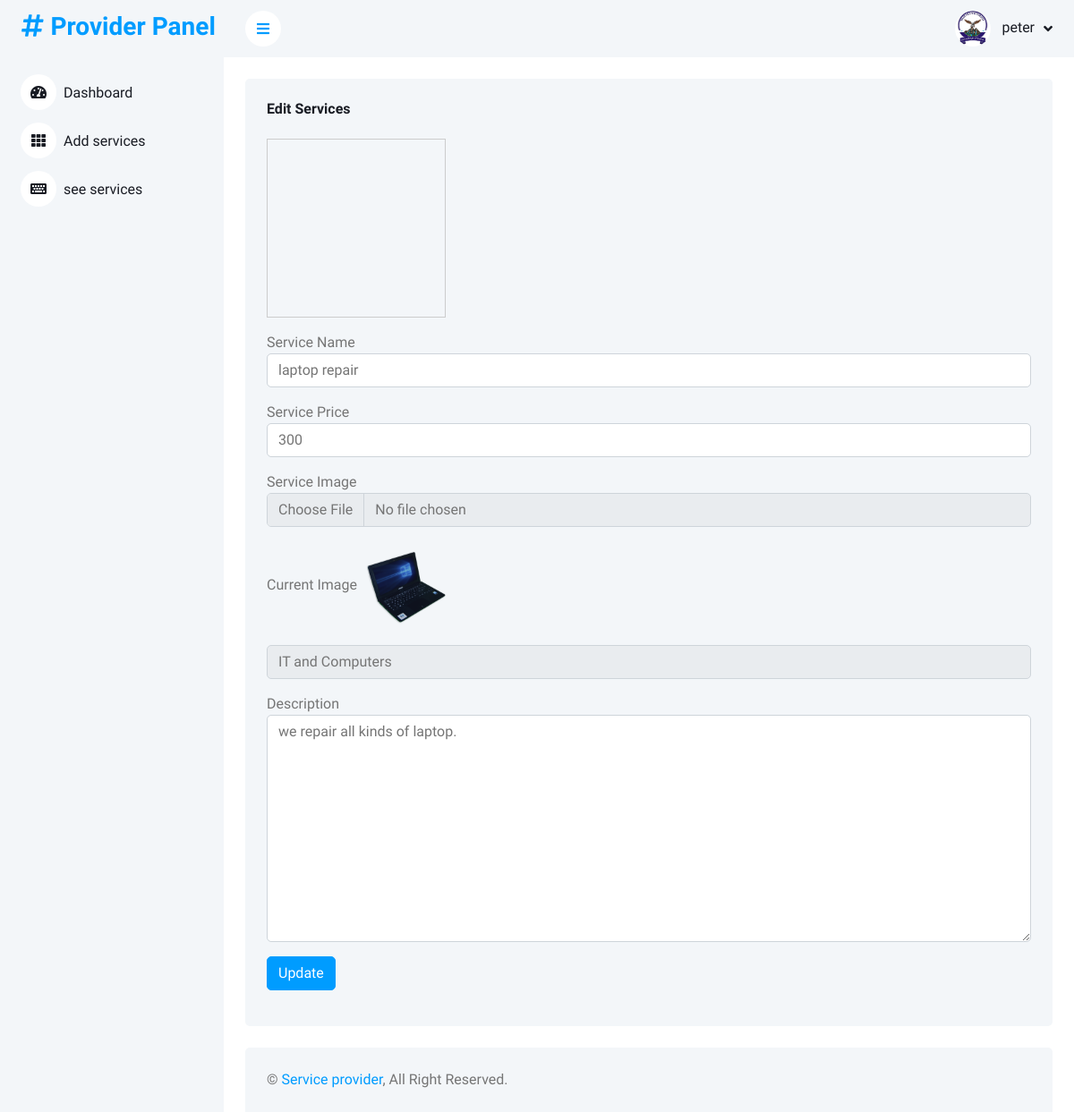
/provider/editService.php?id=19 (signed in), run on the app's committed database.
### tables this page shows
CREATE TABLE IF NOT EXISTS `provider` (
  `provider_id` int(11) NOT NULL AUTO_INCREMENT,
  `username` varchar(100) NOT NULL,
  `lastname` varchar(100) NOT NULL,
  `email` varchar(100) NOT NULL,
  `telephone` int(11) NOT NULL,
  `password` varchar(100) NOT NULL,
  `profile_pic` varchar(100) NOT NULL,
  PRIMARY KEY (`provider_id`)
);

CREATE TABLE IF NOT EXISTS `services` (
  `service_id` int(11) NOT NULL AUTO_INCREMENT,
  `service_name` varchar(100) NOT NULL,
  `service_price` int(11) NOT NULL,
  `service_image` varchar(200) NOT NULL,
  `description` varchar(1000) NOT NULL,
  `category_name` varchar(50) NOT NULL,
  `provider_id` int(11) DEFAULT NULL,
  `createdAt` timestamp NOT NULL DEFAULT current_timestamp() ON UPDATE current_timestamp(),
  PRIMARY KEY (`service_id`),
  KEY `provider_id` (`provider_id`)
);

### provider/editService.php (the view, shortened to what this page needs)
<?php
include "sidebar.php";
?>
<?php
if(isset($_GET['id'])){
?>
    <div class="container-fluid pt-4 px-4">
        <div class="row g-4">
            <div class="col-12">
                <div class="bg-light rounded h-100 p-4">
                    <h6 class="mb-4">Edit Services</h6>
                    <div class="preview-img"></div>
                    <form action="upload.php" method="post" enctype="multipart/form-data">
                        <?php
                        include "../db.php";
                        $sid = $_GET['id'];
                        $sql_query = "SELECT * FROM services WHERE service_id = '$sid'";
                        $sql_run = mysqli_query($conn, $sql_query);
                        if(mysqli_num_rows($sql_run) > 0){
                            $data = mysqli_fetch_array($sql_run)
                            ?>
                            <div class="mb-3 mt-3">
                                <label for="service-name">Service Name</label>
                                <input type="text" name="service-name" id="service-name" value="<?= $data['service_name']?>" class="form-control">
                            </div>
                            <div class="mb-3">
                                <label for="service-price">Service Price</label>
                                <input type="number" name="service-price" id="service-price" value="<?= $data['service_price']?>" class="form-control">
                            </div>
                            <div class="mb-3">
                                <label for="service-image">Service Image</label>
                                <input type="file" name="service-image" id="service-image" class="form-control">
                            </div>
                            <div class="mb-3">
                                <label for="service-image">Current Image</label>
                                <img src="uploads/<?= $data['service_image']?>" alt="service image" width="100px" height="100px">
                            </div>
                            <div class="mb-3">
                                <select name="category-name" id="category-name" class="form-control">
                                <?php
                                include "../db.php";
                                $sql = "SELECT * FROM category";
                                $result = mysqli_query($conn, $sql);
                                if (mysqli_num_rows($result) > 0){
                                    while($rows = mysqli_fetch_array($result)){
                                ?>
                                    <option value="<?= $rows['category_name']?>"><?php echo $rows['category_name'];?></option>
                                    <?php
                                }
                                }?>
                                </select>
                            </div>
                            <div class="mb-3">
                                <label for="description">Description</label>
                                <textarea name="description" id="description" cols="30" rows="10" class="form-control"><?= $data['description']?></textarea>
                            </div>
                            <div class="mb-3">
                                <input type="submit" value="Update" class="btn btn-primary" name="edit-btn" id="submit-btn">
                            </div>
                            <?php
                        }else{
                            echo "No data found";
                        }
                        ?>
                    </form>
                </div>
            </div>
        </div>
    </div>
<?php
}else{
    echo "No id found";
}
?>
<?php
include "footer.php"
?>

### provider/sidebar.php (shortened to what this page needs)
    <link href="https://cdnjs.cloudflare.com/ajax/libs/font-awesome/5.10.0/css/all.min.css" rel="stylesheet">
    <link href="https://cdn.jsdelivr.net/npm/bootstrap-icons@1.4.1/font/bootstrap-icons.css" rel="stylesheet">
    <link href="../lib/owlcarousel/assets/owl.carousel.min.css" rel="stylesheet">
    <link href="../lib/tempusdominus/css/tempusdominus-bootstrap-4.min.css" rel="stylesheet" />
    <link href="../css/bootstrap.min.css" rel="stylesheet">
    <link href="../css/style.css" rel="stylesheet">
    <link rel="stylesheet" href="../css/alertify.min.css">
    <link rel="stylesheet" href="../css/themes/bootstrap.min.css">
    <link rel="stylesheet" href="../css/dataTables.min.css">
<?php
$page = substr($_SERVER['SCRIPT_NAME'], strrpos($_SERVER['SCRIPT_NAME'], "/")+ 1);
?>
<div class="sidebar pe-4 pb-3">
<nav class="navbar bg-light navbar-light">
    <a href="index.php" class="navbar-brand mx-4 mb-3">
        <h3 class="text-primary"><i class="fa fa-hashtag me-2"></i>Provider Panel</h3>
    </a>
    <div class="navbar-nav w-100">
        <a href="index.php" class="nav-item nav-link <?=$page === 'index.php' ? 'active': '';?>"><i class="fa fa-tachometer-alt me-2"></i>Dashboard</a>
        <a href="addservice.php" class="nav-item nav-link <?=$page === 'addservice.php' ? 'active': '';?>"><i class="fa fa-th me-2"></i>Add services</a>
        <a href="services.php" class="nav-item nav-link <?=$page === 'services.php' ? 'active': '';?>"><i class="fa fa-keyboard me-2"></i>see services</a>
    </div>
</nav>
</div>
<div class="content">
<nav class="navbar navbar-expand bg-light navbar-light sticky-top px-4 py-0">
    <a href="#" class="sidebar-toggler flex-shrink-0">
        <i class="fa fa-bars"></i>
    </a>
    <div class="navbar-nav align-items-center ms-auto">
        <div class="nav-item dropdown">
            <a href="#" class="nav-link dropdown-toggle" data-bs-toggle="dropdown">
                <?php
                include "../db.php";
                $user = $_SESSION['uid'];
                $sql = "SELECT profile_pic FROM provider WHERE provider_id ='$user'";
                $result = mysqli_query($conn, $sql);
                if (mysqli_num_rows($result) > 0){
                    $rows = mysqli_fetch_array($result);
                ?>
                <img class="rounded-circle me-lg-2" src="<?php echo $rows['profile_pic']?>" alt="" style="width: 40px; height: 40px;">
                <?php  }
                ?>
                <span class="d-none d-lg-inline-flex"><?php echo $_SESSION['username'];?></span>
            </a>
        </div>
    </div>
</nav>

### css/style.css (style rules this page uses)
.btn { transition: .5s; }
.btn.btn-primary { color: #FFFFFF; }
.sidebar { position: fixed; top: 0; left: 0; bottom: 0; width: 250px; height: 100vh; overflow-y: auto; background: var(--light); transition: 0.5s; z-index: 999; }
.content { margin-left: 250px; min-height: 100vh; background: #FFFFFF; transition: 0.5s; }
@media (min-width: 992px) { .sidebar { margin-left: 0; } }
@media (min-width: 992px) { .content { width: calc(100% - 250px); } }
.sidebar .navbar .navbar-nav .nav-link { padding: 7px 20px; color: var(--dark); font-weight: 500; border-left: 3px solid var(--light); border-radius: 0 30px 30px 0; outline: none; }
.sidebar .navbar .navbar-nav .nav-link i { width: 40px; height: 40px; display: inline-flex; align-items: center; justify-content: center; background: #FFFFFF; border-radius: 40px; }
.content .navbar .navbar-nav .nav-link { margin-left: 25px; padding: 12px 0; color: var(--dark); outline: none; }
.content .navbar .sidebar-toggler, .content .navbar .navbar-nav .nav-link i { width: 40px; height: 40px; display: inline-flex; align-items: center; justify-content: center; background: #FFFFFF; border-radius: 40px; }
.content .navbar .dropdown-toggle::after { margin-left: 6px; vertical-align: middle; border: none; content: "\f107"; font-family: "Font Awesome 5 Free"; font-weight: 900; transition: .5s; }

### provider/editService.php (style rules this page uses)
.preview-img { width: 200px; height: 200px; border: 1px solid #ccc; }

### data on the page
provider: profile_pic (picture)
services: service-name "laptop repair", service-price "300", service_image (picture), description "we repair all kinds of laptop."

### other printed values
$_SESSION['username'] "peter"
form field category-name "IT and Computers"
